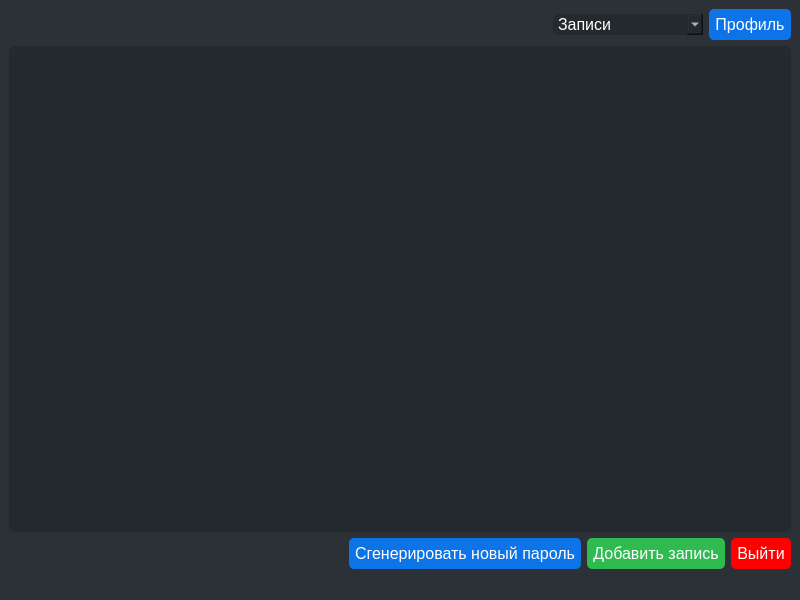
<?xml version="1.0" encoding="UTF-8"?>
<ui version="4.0">
 <class>MainWindow</class>
 <widget class="QMainWindow" name="MainWindow">
  <property name="geometry">
   <rect>
    <x>0</x>
    <y>0</y>
    <width>800</width>
    <height>600</height>
   </rect>
  </property>
  <property name="windowTitle">
   <string>MainWindow</string>
  </property>
  <property name="styleSheet">
   <string notr="true">background-color:rgb(43,49,55);
</string>
  </property>
  <widget class="QWidget" name="centralwidget">
   <layout class="QGridLayout" name="gridLayout_2" rowstretch="0,1,0">
    <item row="2" column="0">
     <layout class="QHBoxLayout" name="horizontalLayout_2">
      <item>
       <spacer name="horizontalSpacer_2">
        <property name="orientation">
         <enum>Qt::Horizontal</enum>
        </property>
        <property name="sizeHint" stdset="0">
         <size>
          <width>40</width>
          <height>20</height>
         </size>
        </property>
       </spacer>
      </item>
      <item>
       <widget class="QPushButton" name="generateNewPasswordButton">
        <property name="font">
         <font>
          <family>Tahoma</family>
          <pointsize>12</pointsize>
         </font>
        </property>
        <property name="styleSheet">
         <string notr="true">border-radius:5px;
border-width:2px;
padding:6px;
border-color:rgb(13,116,231);
background-color:rgb(13,116,231);
color:rgb(255,255,255);
font-size:12pt;</string>
        </property>
        <property name="text">
         <string>Сгенерировать новый пароль</string>
        </property>
       </widget>
      </item>
      <item>
       <widget class="QPushButton" name="addNote">
        <property name="font">
         <font>
          <family>Tahoma</family>
          <pointsize>12</pointsize>
         </font>
        </property>
        <property name="styleSheet">
         <string notr="true">border-radius:5px;
border-width:2px;
padding:6px;
border-color:rgb(47,187,79);
background-color:rgb(47,187,79);
color:rgb(255,255,255);
font-size:12pt;</string>
        </property>
        <property name="text">
         <string>Добавить запись</string>
        </property>
       </widget>
      </item>
      <item>
       <widget class="QPushButton" name="quit">
        <property name="font">
         <font>
          <family>Tahoma</family>
          <pointsize>12</pointsize>
         </font>
        </property>
        <property name="styleSheet">
         <string notr="true">border-radius:5px;
border-width:2px;
padding:6px;
border-color:rgb(255,0,0);
background-color:rgb(255,0,0);
color:rgb(255,255,255);
font-size:12pt;</string>
        </property>
        <property name="text">
         <string>Выйти</string>
        </property>
       </widget>
      </item>
     </layout>
    </item>
    <item row="1" column="0">
     <layout class="QGridLayout" name="gridLayout">
      <item row="0" column="0">
       <widget class="QTreeWidget" name="treeWidget">
        <property name="font">
         <font>
          <family>Tahoma</family>
          <pointsize>12</pointsize>
         </font>
        </property>
        <property name="styleSheet">
         <string notr="true">color:rgb(255,255,255);border-width:2;
border-radius:6px;
background-color:rgb(36,41,45);
font-size:12
</string>
        </property>
        <property name="alternatingRowColors">
         <bool>false</bool>
        </property>
        <attribute name="headerVisible">
         <bool>false</bool>
        </attribute>
       </widget>
      </item>
     </layout>
    </item>
    <item row="0" column="0">
     <layout class="QHBoxLayout" name="horizontalLayout" stretch="0,0,0">
      <item>
       <spacer name="horizontalSpacer">
        <property name="orientation">
         <enum>Qt::Horizontal</enum>
        </property>
        <property name="sizeType">
         <enum>QSizePolicy::Expanding</enum>
        </property>
        <property name="sizeHint" stdset="0">
         <size>
          <width>40</width>
          <height>20</height>
         </size>
        </property>
       </spacer>
      </item>
      <item>
       <widget class="QComboBox" name="comboBox">
        <property name="sizePolicy">
         <sizepolicy hsizetype="Maximum" vsizetype="Fixed">
          <horstretch>0</horstretch>
          <verstretch>0</verstretch>
         </sizepolicy>
        </property>
        <property name="minimumSize">
         <size>
          <width>150</width>
          <height>0</height>
         </size>
        </property>
        <property name="font">
         <font>
          <family>Tahoma</family>
          <pointsize>12</pointsize>
         </font>
        </property>
        <property name="styleSheet">
         <string notr="true">color:rgb(255,255,255);border-width:2;border-radius:5px;background-color:rgb(36,41,45);</string>
        </property>
        <item>
         <property name="text">
          <string>Записи  </string>
         </property>
        </item>
        <item>
         <property name="text">
          <string>Пароли</string>
         </property>
        </item>
       </widget>
      </item>
      <item>
       <widget class="QPushButton" name="profileButton">
        <property name="font">
         <font>
          <family>Tahoma</family>
          <pointsize>12</pointsize>
         </font>
        </property>
        <property name="styleSheet">
         <string notr="true">border-radius:5px;
border-width:2px;
padding:6px;
border-color:rgb(13,116,231);
background-color:rgb(13,116,231);
color:rgb(255,255,255);
font-size:12pt;</string>
        </property>
        <property name="text">
         <string>Профиль</string>
        </property>
       </widget>
      </item>
     </layout>
    </item>
   </layout>
  </widget>
  <widget class="QStatusBar" name="statusBar"/>
  <action name="settingsAction">
   <property name="text">
    <string>Настройки</string>
   </property>
  </action>
  <action name="quitAction">
   <property name="text">
    <string>Выйти</string>
   </property>
  </action>
 </widget>
 <resources/>
 <connections/>
</ui>
